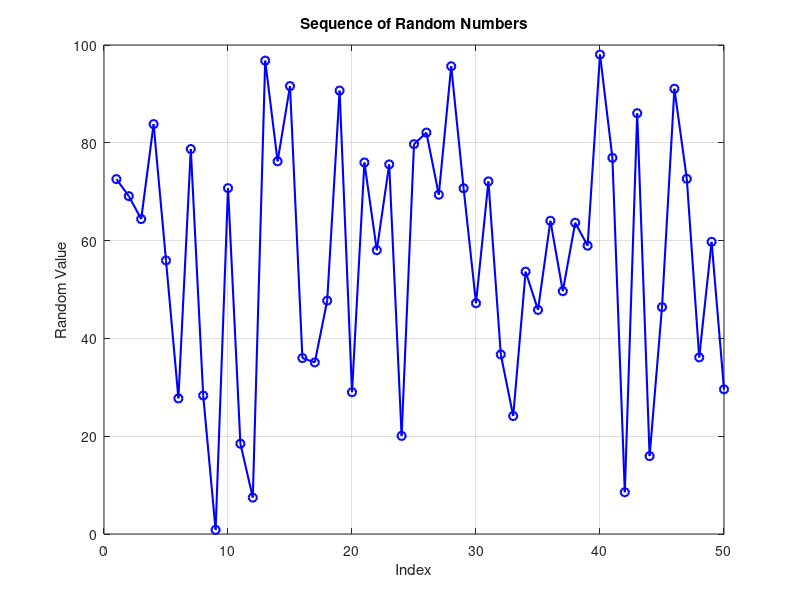

This figure's MATLAB source:
n = 50;                    
min_val = 0;               
max_val = 100;             
random_numbers = min_val + (max_val - min_val) * rand(1, n);
figure;
plot(random_numbers, 'b-o', 'LineWidth', 1.5, 'MarkerSize', 6);
xlabel('Index');
ylabel('Random Value');
title('Sequence of Random Numbers');
grid on;
